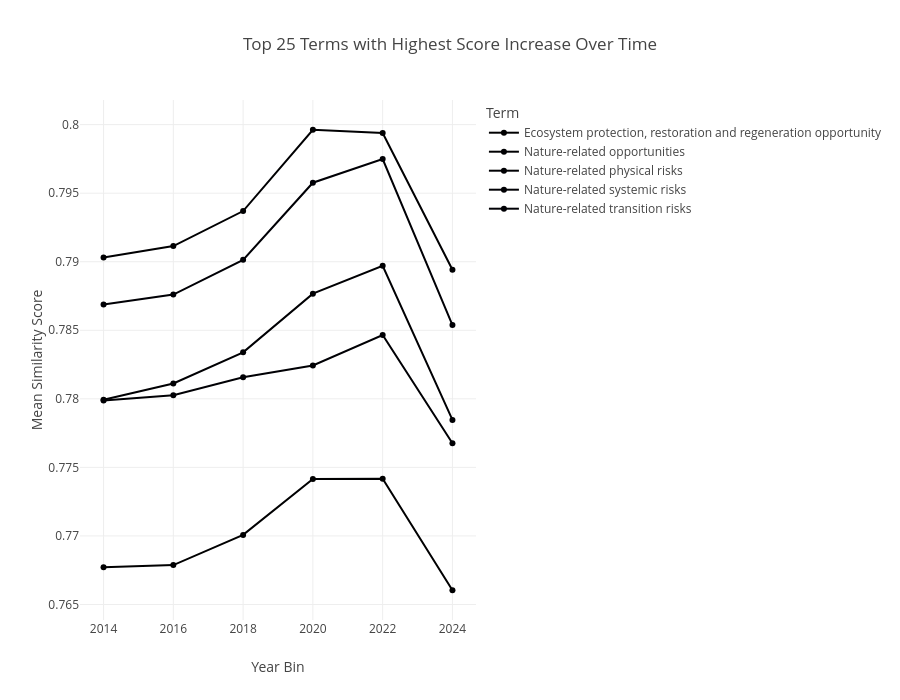

The notebook cell saved with this chart:
### Code cell
plot_term_trends_over_time(year_bin_matches_nature_related,25,2)

### Figure 1 — Plotly figure (JSON) as saved in the notebook; plotly's stock layout.template omitted (floating-point values rounded to 4 significant figures)
{"data": [{"hovertemplate": "term=Ecosystem protection, restoration and regeneration opportunity<br>Time Period=%{x}<br>Mean Similarity Score=%{y}<extra></extra>", "legendgroup": "Ecosystem protection, restoration and regeneration opportunity", "line": {"color": "#000001", "dash": "solid"}, "marker": {"symbol": "circle"}, "mode": "lines+markers", "name": "Ecosystem protection, restoration and regeneration opportunity", "orientation": "v", "showlegend": true, "type": "scatter", "x": [2014, 2016, 2018, 2020, 2022, 2024], "xaxis": "x", "y": [0.7677, 0.7679, 0.7701, 0.7742, 0.7742, 0.766], "yaxis": "y"}, {"hovertemplate": "term=Nature-related opportunities<br>Time Period=%{x}<br>Mean Similarity Score=%{y}<extra></extra>", "legendgroup": "Nature-related opportunities", "line": {"color": "#000002", "dash": "solid"}, "marker": {"symbol": "circle"}, "mode": "lines+markers", "name": "Nature-related opportunities", "orientation": "v", "showlegend": true, "type": "scatter", "x": [2014, 2016, 2018, 2020, 2022, 2024], "xaxis": "x", "y": [0.7903, 0.7911, 0.7937, 0.7996, 0.7994, 0.7894], "yaxis": "y"}, {"hovertemplate": "term=Nature-related physical risks<br>Time Period=%{x}<br>Mean Similarity Score=%{y}<extra></extra>", "legendgroup": "Nature-related physical risks", "line": {"color": "#000003", "dash": "solid"}, "marker": {"symbol": "circle"}, "mode": "lines+markers", "name": "Nature-related physical risks", "orientation": "v", "showlegend": true, "type": "scatter", "x": [2014, 2016, 2018, 2020, 2022, 2024], "xaxis": "x", "y": [0.7799, 0.7811, 0.7834, 0.7877, 0.7897, 0.7785], "yaxis": "y"}, {"hovertemplate": "term=Nature-related systemic risks<br>Time Period=%{x}<br>Mean Similarity Score=%{y}<extra></extra>", "legendgroup": "Nature-related systemic risks", "line": {"color": "#000004", "dash": "solid"}, "marker": {"symbol": "circle"}, "mode": "lines+markers", "name": "Nature-related systemic risks", "orientation": "v", "showlegend": true, "type": "scatter", "x": [2014, 2016, 2018, 2020, 2022, 2024], "xaxis": "x", "y": [0.7799, 0.7803, 0.7816, 0.7824, 0.7847, 0.7768], "yaxis": "y"}, {"hovertemplate": "term=Nature-related transition risks<br>Time Period=%{x}<br>Mean Similarity Score=%{y}<extra></extra>", "legendgroup": "Nature-related transition risks", "line": {"color": "#000005", "dash": "solid"}, "marker": {"symbol": "circle"}, "mode": "lines+markers", "name": "Nature-related transition risks", "orientation": "v", "showlegend": true, "type": "scatter", "x": [2014, 2016, 2018, 2020, 2022, 2024], "xaxis": "x", "y": [0.7869, 0.7876, 0.7901, 0.7958, 0.7975, 0.7854], "yaxis": "y"}], "layout": {"height": 700, "legend": {"title": {"text": "Term"}, "tracegroupgap": 0}, "title": {"text": "Top 25 Terms with Highest Score Increase Over Time"}, "xaxis": {"anchor": "y", "domain": [0, 1], "tickmode": "array", "tickvals": [2014, 2016, 2018, 2020, 2022, 2024], "title": {"text": "Year Bin"}}, "yaxis": {"anchor": "x", "domain": [0, 1], "title": {"text": "Mean Similarity Score"}}}}
